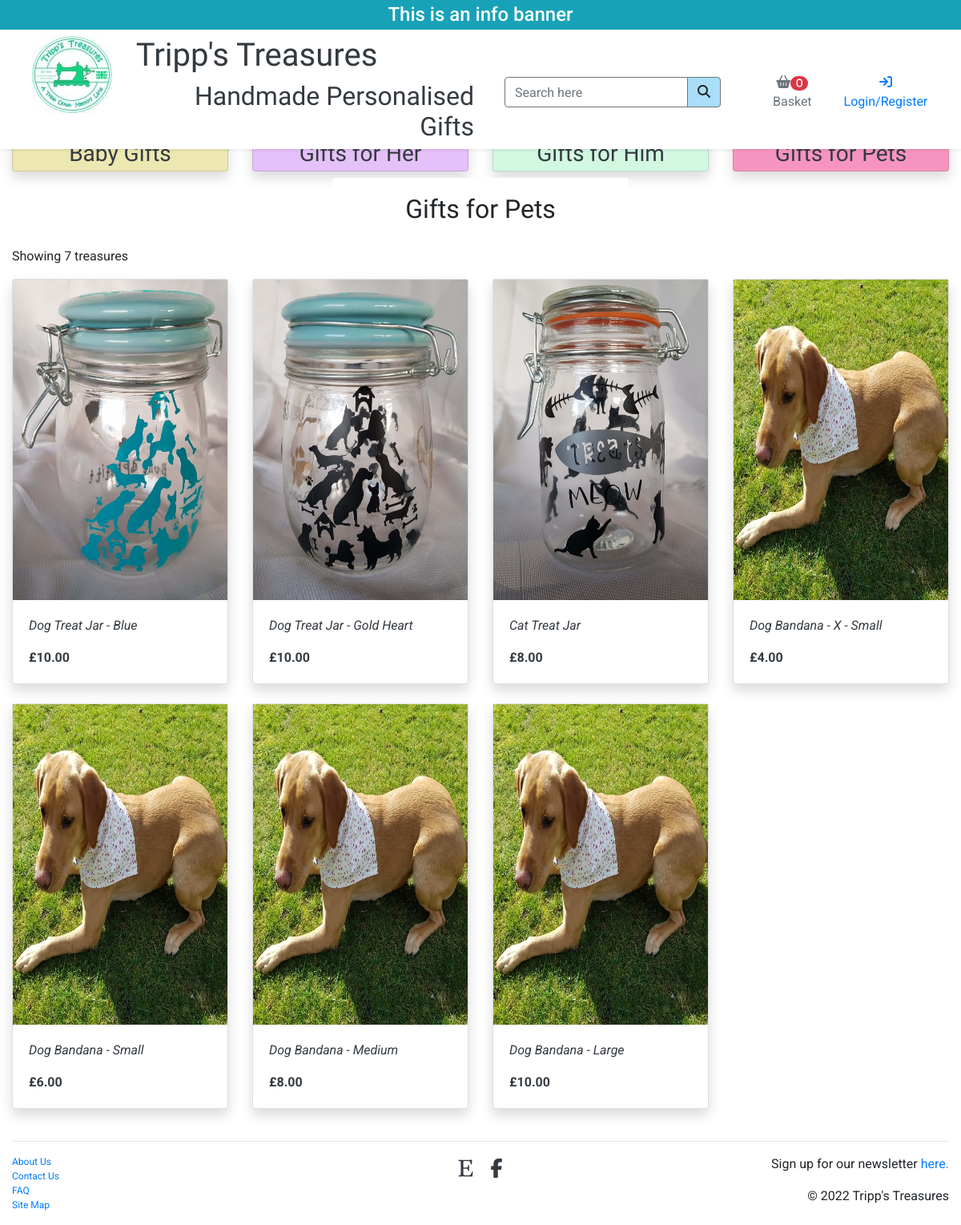
Page /treasures/treasures/?category=gifts_for_pets on the earlier database version.
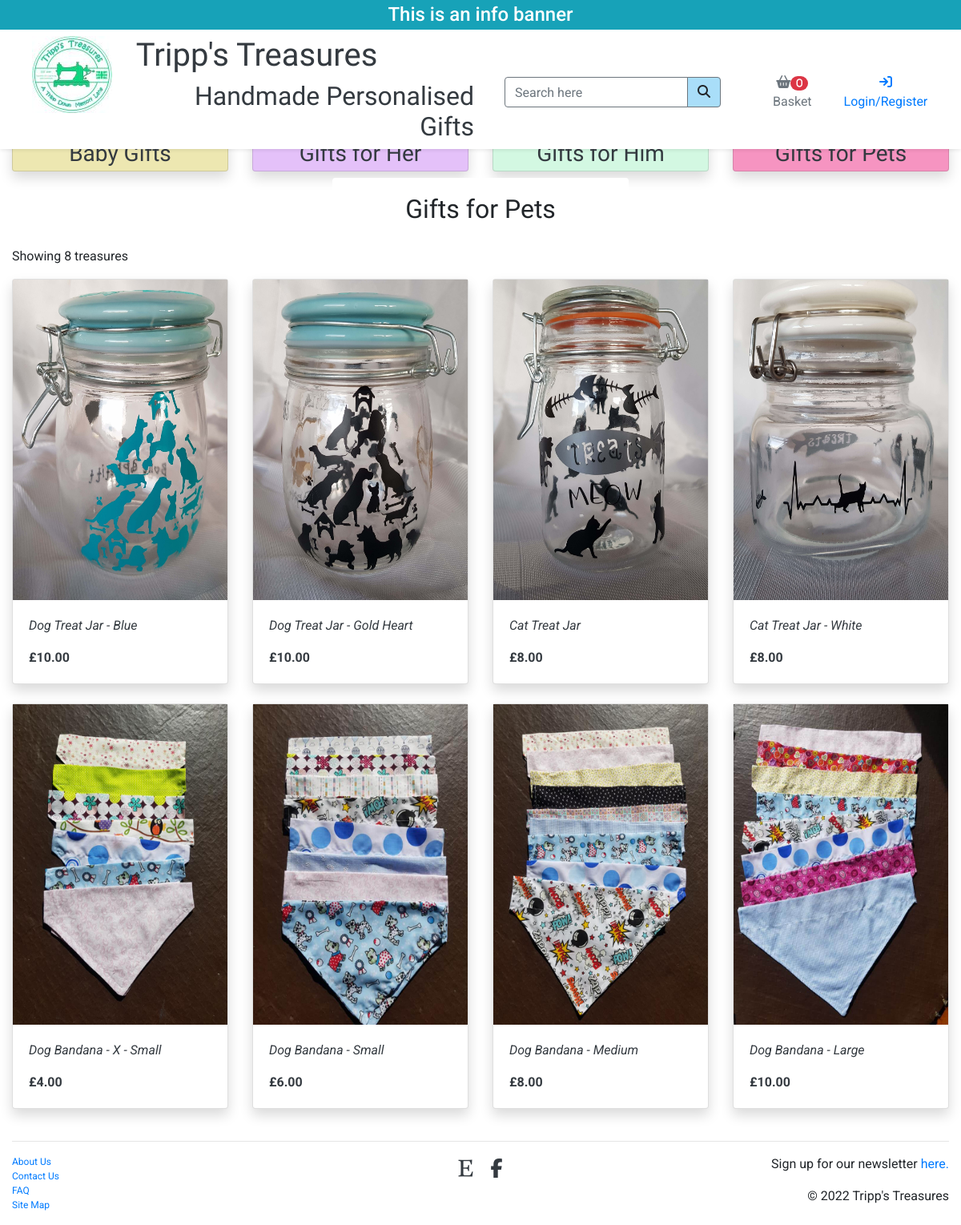
Same page on the later database version.
### treasures/models.py (models this page shows, shortened)
class Category(models.Model):
    class Meta:
        verbose_name_plural = 'Categories'
    name = models.CharField(max_length=150)
    display_name = models.CharField(max_length=150, null=True, blank=True)

class Image(models.Model):
    treasure = models.ForeignKey(Treasure,
                                 null=True,
                                 blank=True,
                                 on_delete=models.CASCADE,
                                 related_name='images')
    image = models.ImageField(null=True, blank=True)

class Treasure(models.Model):
    category = models.ForeignKey(Category,
                                 null=True,
                                 blank=True,
                                 on_delete=models.SET_NULL)
    name = models.CharField(max_length=150)
    description = models.TextField()
    personalisable = models.BooleanField(default=False, null=True, blank=True)
    customisable = models.BooleanField(default=False, null=True, blank=True)
    sizable = models.BooleanField(default=False, null=True, blank=True)
    price = models.DecimalField(max_digits=6, decimal_places=2)

### treasures/views.py (the view)
# urls.py: path('treasures/', views.all_treasures, name='treasures'),
def all_treasures(request):
    treasures = Treasure.objects.all()
    query = None
    categories = None
    if request.GET:
        if 'category' in request.GET:
            categories = request.GET['category'].split(',')
            treasures = treasures.filter(category__name__in=categories)
            categories = Category.objects.filter(name__in=categories)
        if 'search' in request.GET:
            query = request.GET['search']
            if not query:
                return redirect(reverse('products'))
            queries = Q(name__icontains=query) | Q(description__icontains=query)
            treasures = treasures.filter(queries)
    template_name = 'treasures/treasures.html'
    context = {
        'treasures': treasures,
        'selected_categories': categories,
        'search_query': query,
    }
    return render(request, template_name, context)

### basket/contexts.py (called while the page is built, shortened)
def basket_contents(request):
    basket_items = []
    total = 0
    treasure_count = 0
    basket = request.session.get('basket', {})
    delivery = total * Decimal(settings.DELIVERY_PERCENTAGE)
    grand_total = total + delivery
    context = {
        'basket_items': basket_items,
        'total': total,
        'treasure_count': treasure_count,
        'delivery': delivery,
        'grand_total': grand_total,
    }
    return context

### treasures/templates/treasures/treasures.html
{% extends 'base.html' %}
{% load static %}
{% block page_nav %}
{% include 'extra_html/main_nav.html' %}
{% endblock %}
{% block content %}
    <div class="container-fluid">
        <div class="row">
            <div class="col-12 col-sm-4 offset-sm-4 text-center">
                <div class="card border-0">
                    <div class="card-body">
                        {% for cat in selected_categories %}
                            <h2 class="title-font">{{ cat.display_name }}</h2>
                        {% endfor %}
                    </div>
                </div>
            </div>
            <div class="col-12 text-left">
                <p>Showing {{ treasures|length }} treasures {% if search_query %}for <strong>{{ search_query }}</strong>{% endif %}</p>
            </div>
        </div>
        <div class="row">
            {% for treasure in treasures %}
            <div class="col-12 col-sm-3">
                <a href="{% url 'full_details' treasure.id %}">
                    <div class="card shadow mb-4">
                        {% for img in treasure.images.all %}
                            {% if img %}
                                {% if forloop.first %}
                                    <img class="img-fluid img-top w-100 preview" src="{{ img.image.url }}" alt="{{ treasure.name }}">
                                {% endif %}
                            {% else %}
                            <img class="img-fluid img-top preview" src="{{ MEDIA_URL }}no_image.png" alt="{{ treasure.name }}">
                            {% endif %}
                        {% endfor %}
                        <div class="card-body">
                            <p><em class="text-dark">{{ treasure.name }}</em></p>
                            <p class="mb-0"><strong class="text-dark">£{{ treasure.price }}</strong></p>
                        </div>
                    </div>
                </a>
            </div>
            {% endfor %}
        </div>
    </div>
{% endblock %}

Differences in the rows shown:
removed Image: image (picture), shown under Treasure "Dog Bandana - X - Small"
removed Image: image (picture), shown under Treasure "Dog Bandana - Small"
removed Image: image (picture), shown under Treasure "Dog Bandana - Medium"
removed Image: image (picture), shown under Treasure "Dog Bandana - Large"
now on this page (row edited): Treasure: name "Cat Treat Jar - White", price "8.00"
now on this page (row unchanged): Image: image (picture), shown under "Cat Treat Jar - White"
computed for Treasure "Dog Bandana - X - Small": gains Image (image (picture))
computed for Treasure "Dog Bandana - Small": gains Image (image (picture))
computed for Treasure "Dog Bandana - Medium": gains Image (image (picture))
computed for Treasure "Dog Bandana - Large": gains Image (image (picture))
Other differences:
{{ treasures|length }}: "7" → "8"
